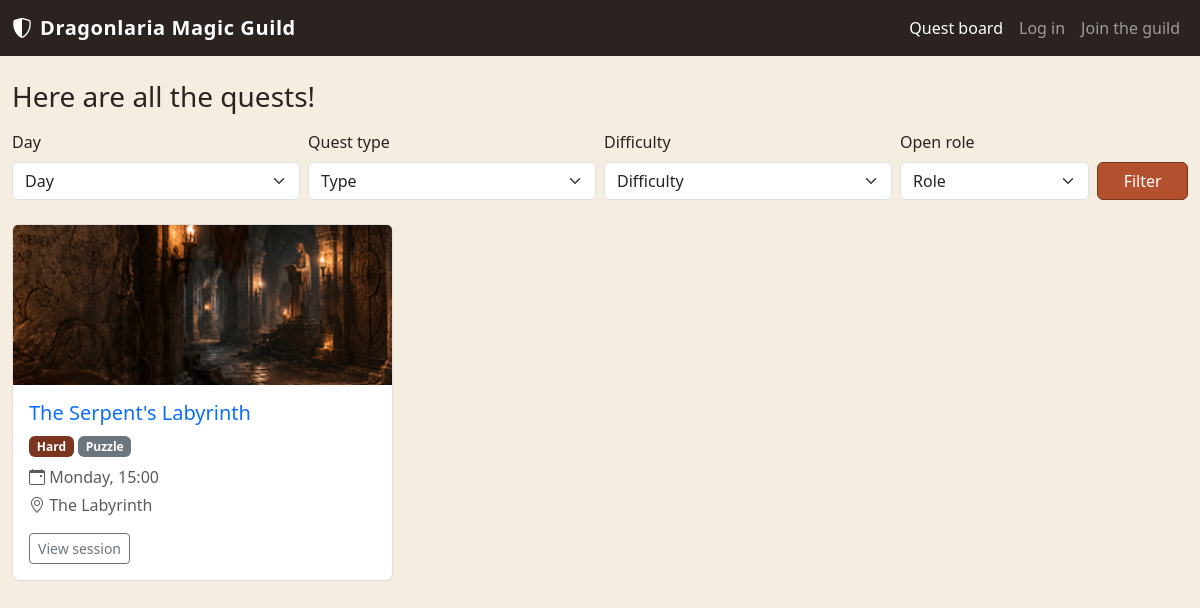
Before: / with the older database file.
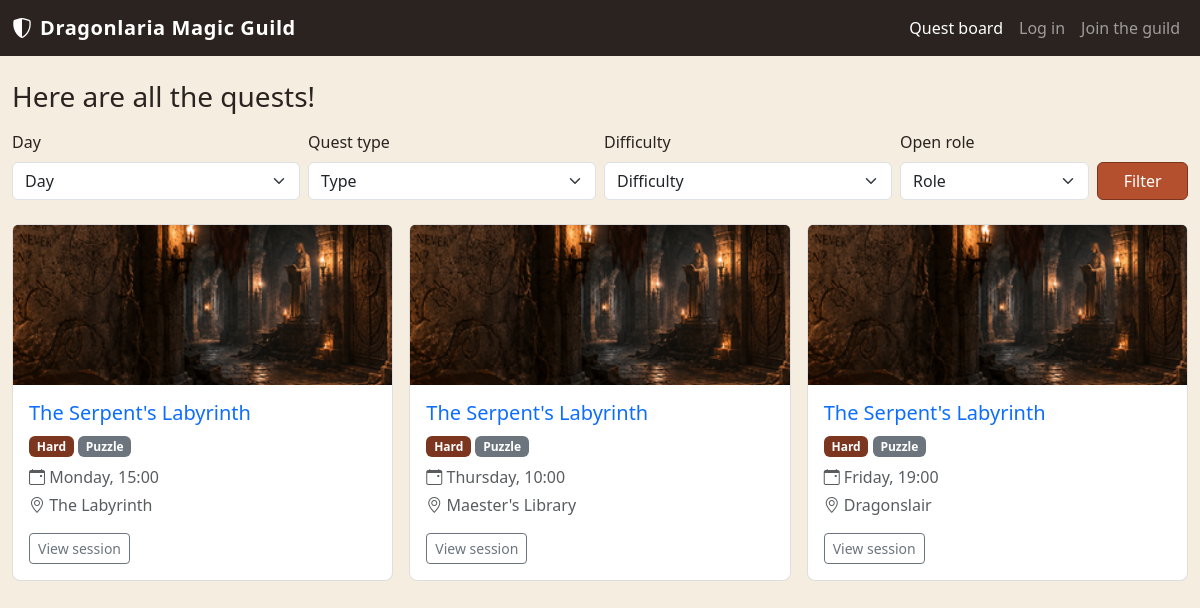
After: the same page with the newer database file.
### tables this page shows
CREATE TABLE "QUEST_SESSIONS" (
	"session_id"	INTEGER NOT NULL UNIQUE,
	"quest_id"	INTEGER NOT NULL,
	"day"	TEXT NOT NULL,
	"start_time"	TEXT NOT NULL,
	"location"	TEXT NOT NULL,
	PRIMARY KEY("session_id" AUTOINCREMENT),
	FOREIGN KEY("quest_id") REFERENCES "QUESTS"("quest_id")
);

CREATE TABLE "QUESTS" (
	"quest_id"	INTEGER NOT NULL UNIQUE,
	"created_by"	INTEGER NOT NULL,
	"title"	TEXT NOT NULL,
	"dur_mins"	INTEGER NOT NULL,
	"quest_type"	TEXT NOT NULL,
	"difficulty"	TEXT NOT NULL,
	"desc"	TEXT NOT NULL,
	"image_path"	TEXT NOT NULL,
	PRIMARY KEY("quest_id" AUTOINCREMENT),
	FOREIGN KEY("created_by") REFERENCES "USERS"("user_id")
);

### app.py (the view)
@app.route("/")
def homepage():
    selected_day = request.args.get("day") or None
    selected_quest_type = request.args.get("quest_type") or None
    selected_difficulty = request.args.get("difficulty") or None
    selected_role = request.args.get("role") or None
    sessions_db = quest_sessions_dao.get_all_sessions(day=selected_day, quest_type=selected_quest_type,
        difficulty=selected_difficulty, role=selected_role,)
    return render_template("public/homepage.html", sessions=sessions_db, days=DAYS, quest_types=QUEST_TYPES,
        difficulties=DIFFICULTIES, roles=list(ROLE_CAPACITIES.keys()))

### templates/public/homepage.html (shortened to what this page needs)
{% extends "base.html" %}
{% block home_active %}active{% endblock %}
{% block content %}
<div class="col-12">
  <h1 class="h3 mb-3">Here are all the quests!</h1>
  <form method="GET" action="{{ url_for('homepage') }}" class="row g-2 align-items-end mb-4">
    <div class="col-6 col-md-3">
      <label for="filterDay" class="form-label">Day</label>
      <select class="form-select" id="filterDay" name="day">
        <option value="">Day</option>
      </select>
    </div>
    <div class="col-6 col-md-3">
      <label for="filterType" class="form-label">Quest type</label>
      <select class="form-select" id="filterType" name="quest_type">
        <option value="">Type</option>
      </select>
    </div>
    <div class="col-6 col-md-3">
      <label for="filterDifficulty" class="form-label">Difficulty</label>
      <select class="form-select" id="filterDifficulty" name="difficulty">
        <option value="">Difficulty</option>
      </select>
    </div>
    <div class="col-6 col-md-2">
      <label for="filterRole" class="form-label">Open role</label>
      <select class="form-select" id="filterRole" name="role">
        <option value="">Role</option>
      </select>
    </div>
    <div class="col-12 col-md-1 d-grid">
      <button type="submit" class="btn btn-guild-primary">Filter</button>
    </div>
  </form>
  <div class="row row-cols-1 row-cols-md-2 row-cols-lg-3 g-3">
    {% for s in sessions %}
    <div class="col">
      <article class="card quest-card h-100">
        {% if s.image_path %}
        <img src="{{ url_for('static', filename=s.image_path) }}" class="card-img-top" alt="Illustration for {{ s.title }}">
        {% endif %}
        <div class="card-body">
          <h2 class="h5 card-title">
            <a href="{{ url_for('quest', quest_id=s.quest_id) }}" class="text-decoration-none">{{ s.title }}</a>
          </h2>
          <p class="card-text mb-2">
            <span class="badge badge-difficulty-{{ s.difficulty }}">{{ s.difficulty|capitalize }}</span>
            <span class="badge bg-secondary">{{ s.quest_type|capitalize }}</span>
          </p>
          <p class="card-text text-muted mb-1">
            <i class="bi bi-calendar-event"></i> {{ s.day }}, <time>{{ s.start_time }}</time>
          </p>
          <p class="card-text text-muted">
            <i class="bi bi-geo-alt"></i> {{ s.location }}
          </p>
          <a href="{{ url_for('session', session_id=s.session_id) }}" class="btn btn-outline-secondary btn-sm">View session</a>
        </div>
      </article>
    </div>
    {% endfor %}
  </div>
</div>
{% endblock %}

### templates/base.html (shortened to what this page needs)
<!doctype html>
<html lang="en">
<head>
  <link href="https://cdn.jsdelivr.net/npm/bootstrap@5.3.5/dist/css/bootstrap.min.css" rel="stylesheet"
>
  <link rel="stylesheet" href="https://cdn.jsdelivr.net/npm/bootstrap-icons@1.11.3/font/bootstrap-icons.min.css">
  <link rel="stylesheet" href="{{ url_for('static', filename='style.css') }}">
</head>
<body>
  <header id="site-header">
    <nav class="navbar navbar-dark navbar-expand-lg guild-navbar">
      <div class="container-fluid">
        <a class="navbar-brand d-flex align-items-center gap-2" href="{{ url_for('homepage') }}">
          <i class="bi bi-shield-shaded"></i>
          <span class="brand-title">Dragonlaria Magic Guild</span>
        </a>
        <div class="collapse navbar-collapse" id="navbarSupportedContent">
          <ul class="navbar-nav ms-auto align-items-lg-center">
            <li class="nav-item">
              <a class="nav-link {% block home_active %}{% endblock %}" aria-current="page"
                href="{{ url_for('homepage') }}">Quest board</a>
            </li>
            {% if current_user.is_authenticated %}
              {% if current_user.is_adventurer() %}
                <li class="nav-item">
                  <a class="nav-link {% block profile_active %}{% endblock %}"
                    href="{{ url_for('profile') }}">My quests</a>
                </li>
              {% elif current_user.is_guild_master() %}
                <li class="nav-item">
                  <a class="nav-link {% block new_quest_active %}{% endblock %}"
                    href="{{ url_for('new_quest_form') }}">New quest</a>
                </li>
                <li class="nav-item">
                  <a class="nav-link {% block gm_profile_active %}{% endblock %}"
                    href="{{ url_for('gm_profile') }}">Dashboard</a>
                </li>
              {% endif %}
              <li class="nav-item dropdown dropstart">
                <a class="nav-link dropdown-toggle" href="#" role="button" data-bs-toggle="dropdown"
                  aria-expanded="false">
                  <i class="bi bi-person-circle"></i> {{ current_user.email }}
                </a>
                <ul class="dropdown-menu dropdown-menu-dark dropdown-menu-end">
                  <li><a class="dropdown-item" href="{{ url_for('logout') }}">
                    <i class="bi bi-box-arrow-right"></i> Log out</a></li>
                </ul>
              </li>
            {% else %}
              <li class="nav-item">
                <a class="nav-link {% block login_active %}{% endblock %}"
                  href="{{ url_for('login') }}">Log in</a>
              </li>
              <li class="nav-item">
                <a class="nav-link {% block register_active %}{% endblock %}" aria-current="page"
                  href="{{ url_for('register') }}">Join the guild</a>
              </li>
            {% endif %}
          </ul>
        </div>
      </div>
    </nav>
  </header>
  <div class="container-fluid mt-4">
    <div class="row">
      {% block content %}{% endblock %}
    </div>
  </div>
</body>
</html>

### static/style.css (style rules this page uses)
:root { --guild-ember: #b5502f; --guild-ember-dark: #7c3620; --guild-parchment: #f4ede0; --guild-ink: #2b2320; --guild-forest: #3c5741; }
body { background-color: var(--guild-parchment); color: var(--guild-ink); }
.guild-navbar { background-color: var(--guild-ink); }
.brand-title { font-weight: 600; letter-spacing: 0.03em; }
.btn-guild-primary { background-color: var(--guild-ember); border-color: var(--guild-ember-dark); color: #fff; }
.quest-card { border: 1px solid rgba(43, 35, 32, 0.15); border-radius: 0.5rem; background-color: #fff; }
.quest-card .card-img-top { height: 160px; object-fit: cover; }
.badge-difficulty-hard { background-color: var(--guild-ember-dark); }

Changed rows visible on the page:
added QUEST_SESSIONS: image_path (picture), title "The Serpent's Labyrinth", difficulty "Hard", quest_type "Puzzle", day "Thursday", start_time "10:00", location "Maester's Library"
added QUEST_SESSIONS: image_path (picture), title "The Serpent's Labyrinth", difficulty "Hard", quest_type "Puzzle", day "Friday", start_time "19:00", location "Dragonslair"
